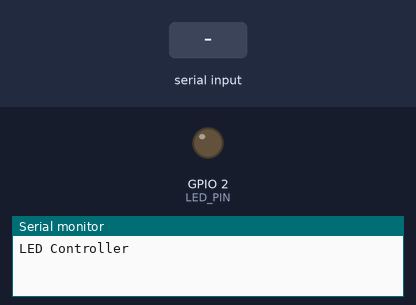
Recording of a program running on a simulated ESP32. Parts: output pins drawn as LEDs (lit = HIGH), the last lines printed to the serial monitor. The inputs (shaded band) are chosen by the test bench.

Above: at 1.2 s.
1.3 s: "on\n" received over Serial
At 2.3 s:
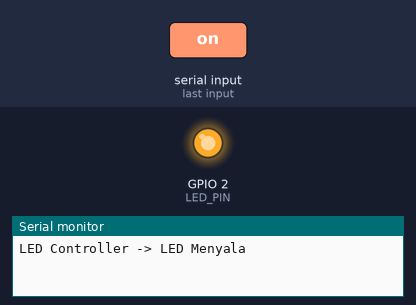
2.8 s: "off\n" received over Serial
At 3.6 s:
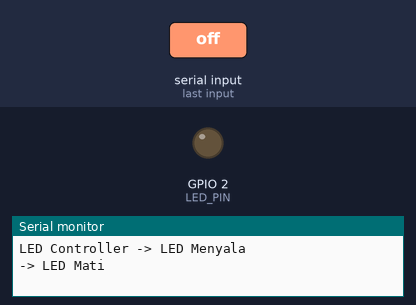
4.3 s: "ON\n" received over Serial
At 4.8 s:
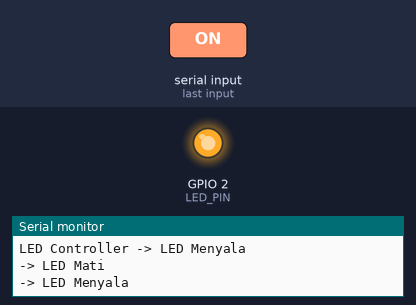
5.8 s: "OFF\n" received over Serial
At 7.2 s:
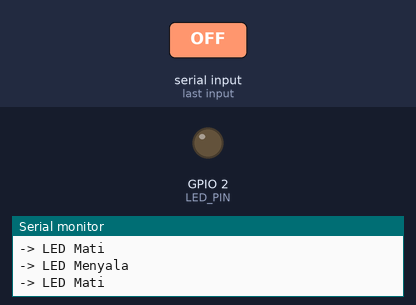
Timing chart, 0 to 8.3 s (numbered marks = the images above; inputs shaded):
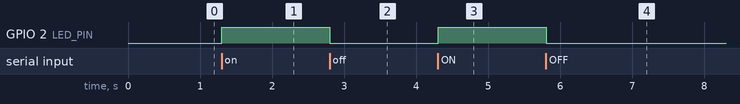

Measured:
- after the input at 1.3 s, GPIO 2 (LED_PIN): LOW → HIGH at once
- after the input at 2.8 s, GPIO 2 (LED_PIN): HIGH → LOW at once
- after the input at 4.3 s, GPIO 2 (LED_PIN): LOW → HIGH at once
- after the input at 5.8 s, GPIO 2 (LED_PIN): HIGH → LOW at once

The program:

main.cpp
```cpp
#include <Arduino.h>

#define LED_PIN 2

String message;
bool ledState = false;

void setup() {
    Serial.begin(115200);
    pinMode(LED_PIN, OUTPUT);
    Serial.print("LED Controller ");
}

void loop() {
    if (Serial.available() > 0) {
        message = Serial.readStringUntil('\n');
        message.trim();
        message.toLowerCase();
        if (message == "on" || message == "ON") {
            digitalWrite(LED_PIN, HIGH);
            ledState = true;
            Serial.println("-> LED Menyala");
        } else if (message == "off" || message == "OFF") {
            digitalWrite(LED_PIN, LOW);
            ledState = false;
            Serial.println("-> LED Mati");
        } else if (message == "status" || message == "STATUS") {
            Serial.print("-> LED ");
            Serial.println(ledState ? "Menyala" : "Mati");
        } else {
            Serial.println("-> Perintah tidak dikenal!");
        }
    }

    delay(100);
}
```
